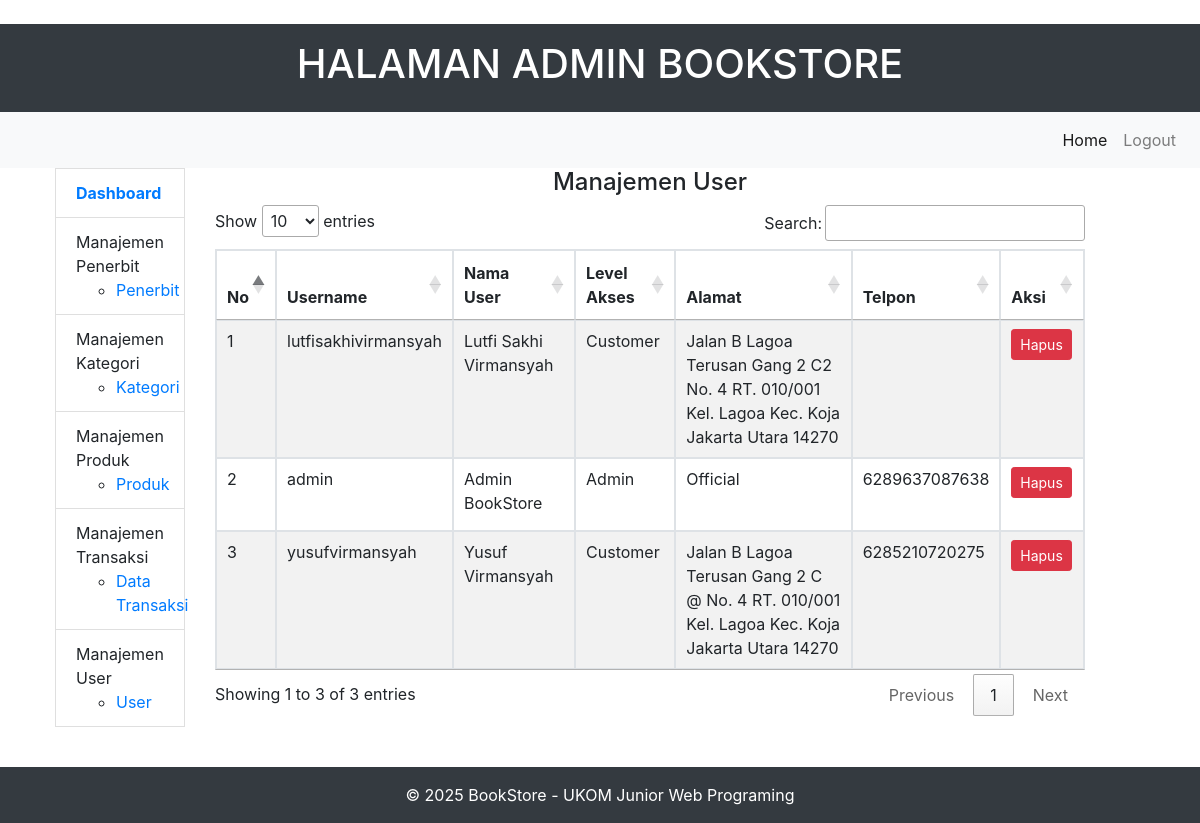
Screenshot of /admin/user.php (signed in) with the database file from the repository.
### tables this page shows
CREATE TABLE `tb_user` (
  `id_user` int(11) NOT NULL,
  `username` varchar(100) DEFAULT NULL,
  `password` varchar(100) DEFAULT NULL,
  `nama_user` varchar(100) DEFAULT NULL,
  `level_akses` varchar(100) DEFAULT NULL,
  `no_telpon` varchar(100) DEFAULT NULL,
  `alamat` text DEFAULT NULL
);

### admin/user.php (the view, shortened to what this page needs)
<?php
include "../koneksi.php";
$datauser="SELECT * FROM tb_user ORDER BY id_user DESC";
$resultuser = $conn->query($datauser);
?>
<!DOCTYPE html>
<html lang="en">
<head>
    <?php include "title.php"; ?>
    <link rel="stylesheet" type="text/css" href="https://cdn.datatables.net/1.11.5/css/jquery.dataTables.css">
</head>
<body  class="d-flex flex-column h-100">
    <?php include 'header.php'; ?>
    <?php include 'menu.php'; ?>
    <div class="container-fluid">
        <div class="row">
            <?php include 'sidebar.php'; ?>
            <div class="col-md-9">
            <h4 class="text-center" >Manajemen User</h1>
                <div class="table-responsive">
                    <table id="myTable" class="table table-bordered table-striped">
                        <thead>
                            <tr>
                                <th>No</th>
                                <th>Username</th>
                                <th>Nama User</th>
                                <th>Level Akses</th>
                                <th>Alamat</th>
                                <th>Telpon</th>
                                <th>Aksi</th>
                            </tr>
                        </thead>
                        <tbody>
                            <?php
                            $no = 1;
                            while ($user = $resultuser->fetch_assoc()) {
                                echo '<tr>';
                                echo '<td>' . $no++ . '</td>';
                                echo '<td>' . $user['username'] . '</td>';
                                echo '<td>' . $user['nama_user'] . '</td>';
                                echo '<td>' . $user['level_akses'] . '</td>';
                                echo '<td>' . $user['alamat'] . '</td>';
                                echo '<td>' . $user['no_telpon'] . '</td>';
                                echo '<td>';
                                            echo '<a href="?delete_id=' . $user['id_user'] . '" class="btn btn-danger btn-sm" onclick="return confirm(\'Apakah Anda yakin ingin menghapus user ini?\')">Hapus</a> &nbsp;';
                                echo '</td>';
                                echo '</tr>';
                            }
                            ?>
                        </tbody>
                    </table>
                </div>
            </div>
        </div>
    </div>
<?php include 'footer.php'; ?>

### rows the page displays
tb_user: username "lutfisakhivirmansyah", nama_user "Lutfi Sakhi Virmansyah", level_akses "Customer", alamat "Jalan B Lagoa Terusan Gang 2 C2 No. 4 RT. 010/001 Kel. Lagoa Kec. Koja Jakarta Utara 14270"
tb_user: username "admin", nama_user "Admin BookStore", level_akses "Admin", alamat "Official", no_telpon "6289637087638"
tb_user: username "yusufvirmansyah", nama_user "Yusuf Virmansyah", level_akses "Customer", alamat "Jalan B Lagoa Terusan Gang 2 C @ No. 4 RT. 010/001 Kel. Lagoa Kec. Koja Jakarta Utara 14270", no_telpon "6285210720275"
